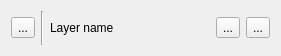
<?xml version="1.0" encoding="UTF-8"?>
<ui version="4.0">
 <class>Form</class>
 <widget class="QWidget" name="Form">
  <property name="geometry">
   <rect>
    <x>0</x>
    <y>0</y>
    <width>281</width>
    <height>56</height>
   </rect>
  </property>
  <property name="windowTitle">
   <string>Form</string>
  </property>
  <layout class="QHBoxLayout" name="horizontalLayout">
   <item>
    <widget class="QToolButton" name="hideButton">
     <property name="text">
      <string>...</string>
     </property>
     <property name="icon">
      <iconset>
       <normaloff>../images/baseline-visibility-24px.svg</normaloff>../images/baseline-visibility-24px.svg</iconset>
     </property>
     <property name="iconSize">
      <size>
       <width>24</width>
       <height>24</height>
      </size>
     </property>
    </widget>
   </item>
   <item>
    <widget class="Line" name="line">
     <property name="orientation">
      <enum>Qt::Vertical</enum>
     </property>
    </widget>
   </item>
   <item>
    <widget class="QLabel" name="layerLabel">
     <property name="text">
      <string>Layer name</string>
     </property>
    </widget>
   </item>
   <item>
    <widget class="QToolButton" name="settingButton">
     <property name="text">
      <string>...</string>
     </property>
     <property name="icon">
      <iconset>
       <normaloff>../images/baseline-settings-20px.svg</normaloff>../images/baseline-settings-20px.svg</iconset>
     </property>
     <property name="iconSize">
      <size>
       <width>24</width>
       <height>24</height>
      </size>
     </property>
    </widget>
   </item>
   <item>
    <widget class="QToolButton" name="saveButton">
     <property name="text">
      <string>...</string>
     </property>
     <property name="icon">
      <iconset>
       <normaloff>../images/baseline-save-24px.svg</normaloff>../images/baseline-save-24px.svg</iconset>
     </property>
     <property name="iconSize">
      <size>
       <width>24</width>
       <height>24</height>
      </size>
     </property>
    </widget>
   </item>
  </layout>
 </widget>
 <resources/>
 <connections/>
</ui>
